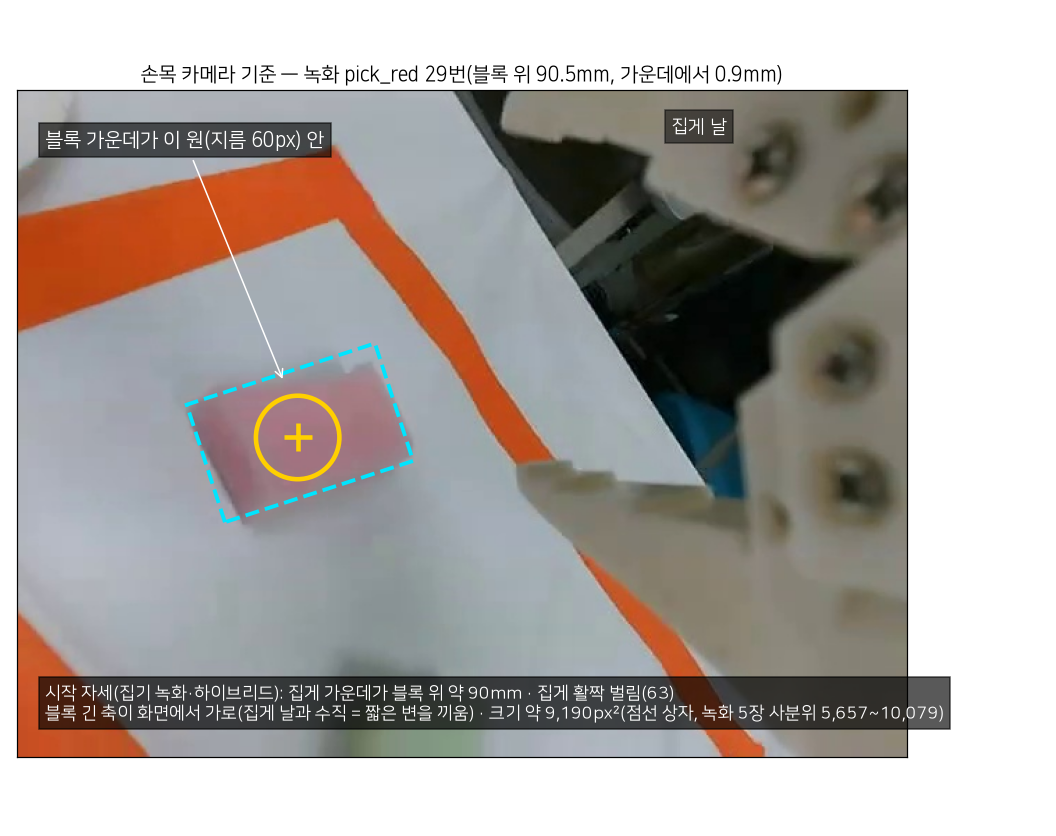
#> input picture robot/coord_pick/grasp_start_ref.png, 1056 x 836 px
$ python detect_hsv.py grasp_start_ref.png
#> lines starting #> are read from the running program, lines starting #| are printed output that depends on the picture; after the words box and inside, x2 and y2 are one past the last pixel; in counts of white or black regions, pixels touching at a corner belong together
#> in main, img is the input picture: shape (836, 1056, 3); mean B, G, R 161.7, 165.5, 171.2
### vision/autolabel.py
"""위 카메라 사진 → YOLO 라벨 초안(HSV 규칙). 사람은 review.py 로 검수만 하고 바로 train.py.

  python vision/autolabel.py vision/data/raw/20261022 --name day1 [--marker black|white|yellow|H,S,V,H,S,V]
      → vision/labels_draft/day1/draft.json  (박스·자신 없는 표시·상태)
      → vision/datasets/auto_day1/            (train.py --dir 로 바로 학습. --zip 이면 Roboflow 업로드용 zip 도)
  python vision/review.py day1                         # 검수 화면 http://127.0.0.1:8791 (손 박스는 여기서 그린다)
      같은 이름으로 다시 돌리면 검수한 사진은 그대로 두고 새 사진·미검수 사진만 라벨한다(--fresh 면 전부)
  python vision/autolabel.py --export day1 [--zip]     # review.py 로 고친 뒤 다시 내보내기 (review.py 버튼과 같음)
  python vision/autolabel.py --calibrate day1          # 검수(통과)한 실물 사진으로 임계값 → vision/autolabel.json
  python vision/autolabel.py --eval vision/_test/w_black.zip [--marker black]   # 정답 라벨과 비교 (정밀도·재현율)

규칙:
  블록  = 분홍(red_*)/초록(blue_*) HSV 마스크 덩어리. 볼록 껍질로 박스. 정사각형에 가깝고 볼록하면 한 개, 아니면 맞닿은 블록으로 보고
          면적으로 개수를 어림해 나누고, 나눈 조각이 블록 모양·크기가 아니면 'split' 표시.
  불량  = 블록 안쪽(가장자리 15% 깎음)에서 마커 색 픽셀 비율 ≥ defect_ratio. 경계 구간이면 'defect?' 표시.
  손    = 사람이 review.py 에서 그린다(10-21 확정). 기본(hands=hint)은 피부색 덩어리를 'hand?' 제안 박스로만
          넣어 그 사진을 검수로 보낸다. --hands off 면 제안도 없음, auto 면 hand_spot 안 덩어리를 그대로 라벨.
  구역  = zones.json 이 있으면 5구역 어디에도 중심이 없는 블록 후보는 버리고 수를 경고한다(로봇 몸체·의자·접시).
          로봇·접시에 붙어 같이 버려질 블록은 구역 안 조각만 'zone' 표시로 남긴다. --keep-outside 로 끈다.
  자신 없는 박스가 하나라도 있는 사진은 status=review → 검수 전에는 데이터셋에서 빠진다.
"""
from __future__ import annotations

import argparse
import copy
import hashlib
import json
import shutil
import sys
import zipfile
from datetime import datetime
from pathlib import Path

import cv2
import numpy as np

VISION = Path(__file__).resolve().parent
DRAFTS = VISION / "labels_draft"
DATASETS = VISION / "datasets"
CONFIG = VISION / "autolabel.json"
NAMES = ["blue_defect", "blue_ok", "hand", "red_defect", "red_ok"]  # Roboflow 와 같은 알파벳순
IMG_EXT = {".jpg", ".jpeg", ".png", ".bmp"}

# 이전 진한 빨강·파랑 블록/볼(합성 비교용): --colors strong
STRONG = {"red": {"h_lo": 10, "h_hi": 165, "s_min": 110, "v_min": 50},
          "blue": {"h_min": 95, "h_max": 130, "s_min": 90, "v_min": 40}}

DEFAULTS = {
    # OpenCV HSV (H 0~179). 키 red/blue 는 클래스 식별자: red_* = 분홍, blue_* = 초록 (10-21 밤 파스텔 스펀지).
    # 분홍은 179 를 넘어 0 으로 이어지는 두 구간(h ≤ h_lo 또는 h ≥ h_hi). 파스텔은 채도가 낮아(합성 59~123) s_min 이 낮다.
    # h_hi 125: 10-22 실물 분홍 스펀지(4600K)는 색상 중앙값 148·하위 5% 119 로 자홍 쪽이다(합성은 167~169). 예전 150 은
    # 블록 픽셀의 1/3 만 잡아 블록이 조각나거나 통째로 빠졌다. 푸른 식탁보는 색상 98~100 이라 안 걸린다.
    "red": {"h_lo": 4, "h_hi": 125, "s_min": 35, "v_min": 80},
    "blue": {"h_min": 30, "h_max": 90, "s_min": 35, "v_min": 80},
    "markers": {  # [[H,S,V 하한], [H,S,V 상한]]
        "black": [[0, 0, 0], [179, 255, 70]],
        "white": [[0, 0, 170], [179, 50, 255]],
        "yellow": [[18, 90, 120], [35, 255, 255]],
    },
    "marker": "black",
    "defect_ratio": 0.05,          # 이 비율 이상이면 불량
    "black_rel": 0.45,             # 검정 마커는 그 블록 밝기(중앙값)의 이 배보다 어두운 픽셀만 — 그늘진 옆면·기공 제외
    "defect_band": [0.025, 0.08],  # 이 구간이면 'defect?'
    "min_size_px": 14,             # 한 변이 이보다 작은 덩어리는 무시 (3cm 블록이 몇 px 인지는 calibrate 가 잼)
    "obj_area_px": None,           # 블록 하나가 보이는 면적(px², 옆면 포함). None 이면 사진마다 중앙값으로 어림
    # 블록 하나의 모양(덩어리 볼록도, 회전 사각형 가로세로비): min/max 밖이면 블록 하나로 보지 않고, odd 밖이면 'irregular'.
    # 기본값은 합성(위에서 본 블록) 기준. 10-22 실물 카메라는 비스듬해 윗면·앞면이 같이 보여 가로세로비 중앙값 1.52·
    # 볼록도 중앙값 0.91 이라 블록 대부분이 'irregular' 가 된다 → calibrate 가 검수한 블록으로 다시 잰다.
    "shape": {"solid_min": 0.88, "aspect_max": 1.6, "solid_odd": 0.92, "aspect_odd": 1.4},
    "skin_ycrcb": [[0, 135, 85], [255, 175, 135]],
    "skin_s_min": 40,              # HSV 채도 하한 — 따뜻한 조명의 흰 작업대가 피부색 범위에 드는 것을 막는다
    "skin_h": [[0, 25], [172, 179]],  # 피부 색상 구간. 분홍 스펀지(합성 H 167~169)도 YCrCb 로는 피부라 색상으로 가른다
    "hand_min_area": 1500,
    "hand_zone_frac": 0.5,         # 덩어리의 이 비율 이상이 hand_spot 안이어야 자신 있음 (hands=auto 일 때만)
    "hands": "hint",               # hint = 제안 박스('hand?')만, off = 없음, auto = 자신 있으면 라벨
    "bridge_px": 5,                # 마커 선이 블록 색 마스크를 끊어도 한 덩어리로 묶는 거리
    "close_px": 7,
    # zones.json 이 있으면 5구역 어디에도 중심이 없는 블록 후보는 버린다. 10-22 실물: 카메라를 더 못 숙여 화면 위
    # 25% 는 의자·바닥, 아래는 흰 로봇 몸체·접시가 들어오고, 흰 부품이 초록 마스크에 넓게 걸린다. --keep-outside 로 끈다.
    "zones_only": True,
    "zone_tol_px": 10,             # 중심이 구역 밖 이 거리 안이면 남긴다(반쯤 걸친 블록이 박스 중심 몇 px 차이로 빠지지 않게)
    "zone_margin_px": 40,          # 구역 둘레 이 거리 밖의 색 픽셀은 덩어리를 찾기 전에 지운다(경계에 걸친 블록은 온전히 남는다)
}
SHOWN = {"red": "분홍", "blue": "초록"}  # 사람이 보는 색 이름


# ---------------------------------------------------------------- 설정

# [9 lines left out: function merge_config, not called in this run]


def load_config(path: Path = CONFIG, marker: str | None = None, colors: str = "pastel") -> dict:
    cfg = copy.deepcopy(DEFAULTS)
    if colors == "strong":
        cfg.update(copy.deepcopy(STRONG))
    if path and Path(path).exists():
        cfg = merge_config(cfg, json.loads(Path(path).read_text()))
    if marker:
        if marker in cfg["markers"]:
            cfg["marker"] = marker
        else:  # H,S,V,H,S,V
            v = [int(x) for x in marker.split(",")]
            if len(v) != 6:
                sys.exit("--marker 는 black|white|yellow 또는 H,S,V,H,S,V")
            cfg["markers"]["custom"] = [v[:3], v[3:]]
            cfg["marker"] = "custom"
    return cfg


def load_zone_polys(path) -> dict | None:
#> called with path = 'vision/zones.json'
    if not path or not Path(path).exists():
        return None
    d = json.loads(Path(path).read_text())
#> (reads vision/zones.json from the repository)
    return {"image_size": d.get("image_size"), "zones": {k: np.array(v, np.int32) for k, v in d["zones"].items()}}


def zone_mask(zones: dict | None, name: str, shape) -> np.ndarray | None:
    if not zones or name not in zones["zones"]:
        return None
    h, w = shape[:2]
    poly = zones["zones"][name].astype(np.float32)
    if zones["image_size"] and tuple(zones["image_size"]) != (w, h):
        poly = poly * (w / zones["image_size"][0], h / zones["image_size"][1])
    m = np.zeros((h, w), np.uint8)
    cv2.fillPoly(m, [poly.round().astype(np.int32)], 255)
    return m


def zone_keep(zones: dict | None, cfg, shape) -> dict | None:
    """구역 합집합 마스크 셋: exact(그대로), center(박스 중심 판정용, zone_tol_px 넓힘), near(덩어리 찾기용, zone_margin_px 넓힘).
    구역이 없거나 zones_only 가 꺼져 있으면 None."""
    if not zones or not zones["zones"] or not cfg.get("zones_only", True):
        return None
    keep = np.zeros(shape[:2], np.uint8)
    for name in zones["zones"]:
        keep |= zone_mask(zones, name, shape)
    return {"exact": keep, "center": cv2.dilate(keep, _k(2 * cfg["zone_tol_px"] + 1)),
            "near": cv2.dilate(keep, _k(2 * cfg["zone_margin_px"] + 1))}


def _center_in(keep, xyxy) -> bool:
    h, w = keep.shape
    x1, y1, x2, y2 = xyxy
    return keep[min(h - 1, (y1 + y2) // 2), min(w - 1, (x1 + x2) // 2)] > 0


# ---------------------------------------------------------------- 마스크

def _k(n: int):
    n = max(1, int(n))
    return cv2.getStructuringElement(cv2.MORPH_ELLIPSE, (n, n))


def masks(img, cfg) -> dict:
    hsv = cv2.cvtColor(img, cv2.COLOR_BGR2HSV)
#> hsv: shape (836, 1056, 3); mean H, S, V 47.1, 36.4, 176.3
    h, s, v = cv2.split(hsv)
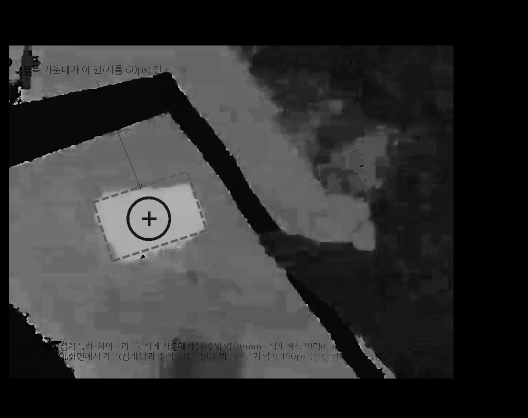
#> h: shape (836, 1056) (shown at 1/2 size); min 0, max 179, mean 47.1
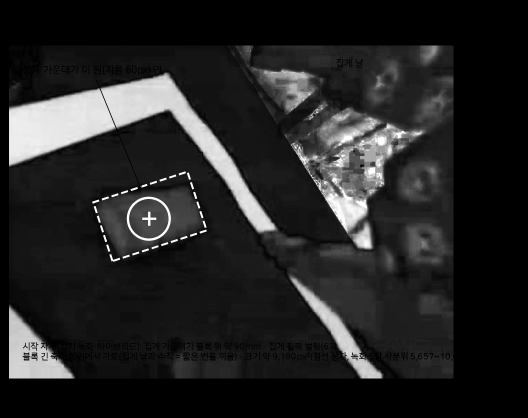
#> s: shape (836, 1056) (shown at 1/2 size); min 0, max 255, mean 36.4
    r, b = cfg["red"], cfg["blue"]
    red = ((h <= r["h_lo"]) | (h >= r["h_hi"])) & (s >= r["s_min"]) & (v >= r["v_min"])
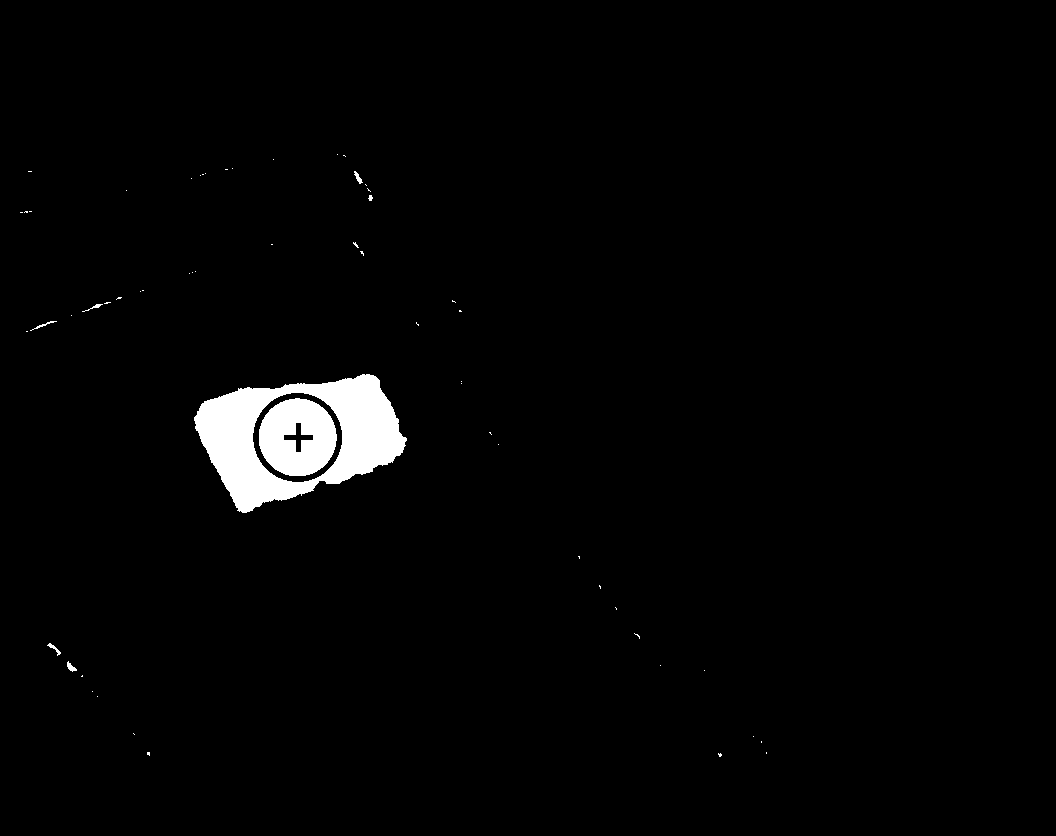
#> red: shape (836, 1056) bool; 2.1% white; 58 white regions (50 under 20 px), largest, box (x1, y1, x2, y2) and area: (194, 374, 407, 513) 13361, (259, 398, 337, 476) 4511, (67, 661, 77, 672) 53
    blue = (h >= b["h_min"]) & (h <= b["h_max"]) & (s >= b["s_min"]) & (v >= b["v_min"])
#> blue: shape (836, 1056) bool; 0.58% white; 84 white regions (60 under 20 px), largest, box (x1, y1, x2, y2) and area: (408, 730, 473, 757) 1666, (345, 730, 395, 757) 1166, (644, 486, 694, 500) 431
    lo, hi = cfg["markers"][cfg["marker"]]
    marker = cv2.inRange(hsv, np.array(lo), np.array(hi)) > 0
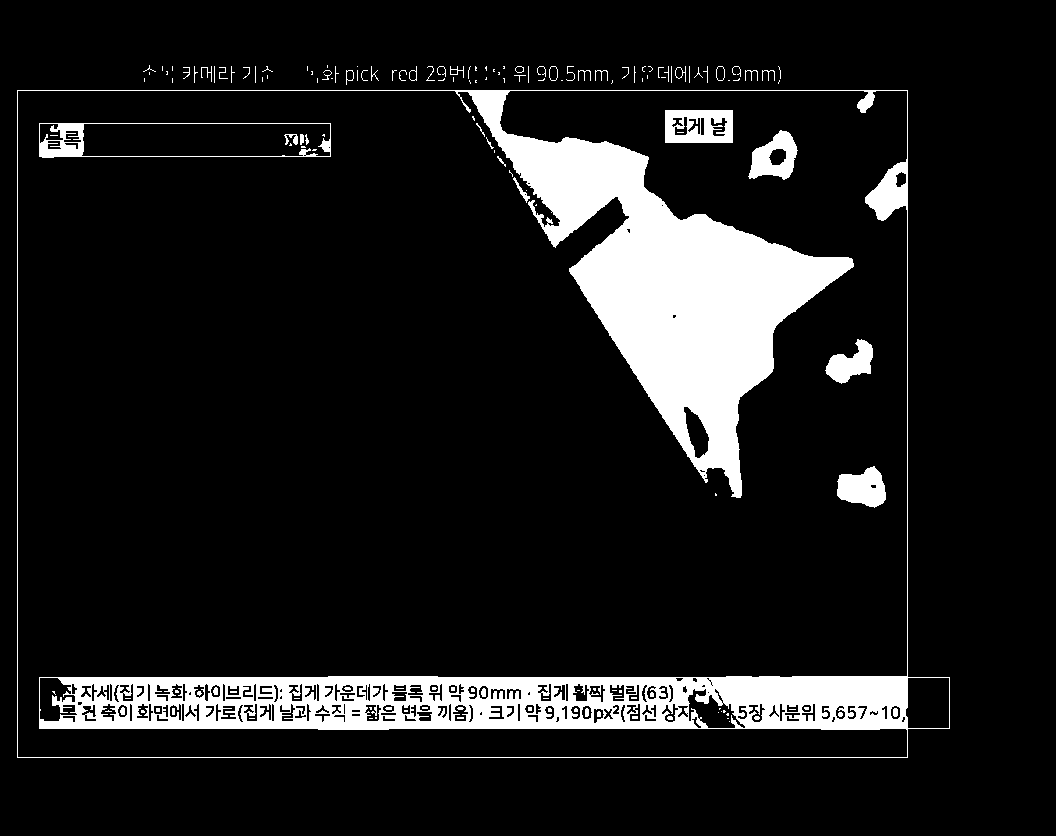
#> marker: shape (836, 1056) bool; 11.1% white; 159 white regions (107 under 20 px), largest, box (x1, y1, x2, y2) and area: (17, 90, 950, 758) 87646, (665, 110, 733, 143) 1808, (39, 123, 331, 158) 1725
    ylo, yhi = cfg["skin_ycrcb"]
    skin = (cv2.inRange(cv2.cvtColor(img, cv2.COLOR_BGR2YCrCb), np.array(ylo), np.array(yhi)) > 0) \
        & (s >= cfg["skin_s_min"]) & np.any([(h >= a) & (h <= b) for a, b in cfg["skin_h"]], axis=0)
#> skin: shape (836, 1056) bool; 3.4% white; 129 white regions (108 under 20 px), largest, box (x1, y1, x2, y2) and area: (204, 379, 403, 504) 8752, (18, 145, 556, 468) 5948, (576, 547, 767, 757) 4669
    out = {}
    for name, m in (("red", red), ("blue", blue)):
        out[name] = cv2.morphologyEx(m.astype(np.uint8) * 255, cv2.MORPH_OPEN, _k(3))
#> this loop made 2 passes
#> (name, n in _k) on passes 1 to 2: ('red', 3), ('blue', 3)
#> (the rest of the program and of its run is left out)
